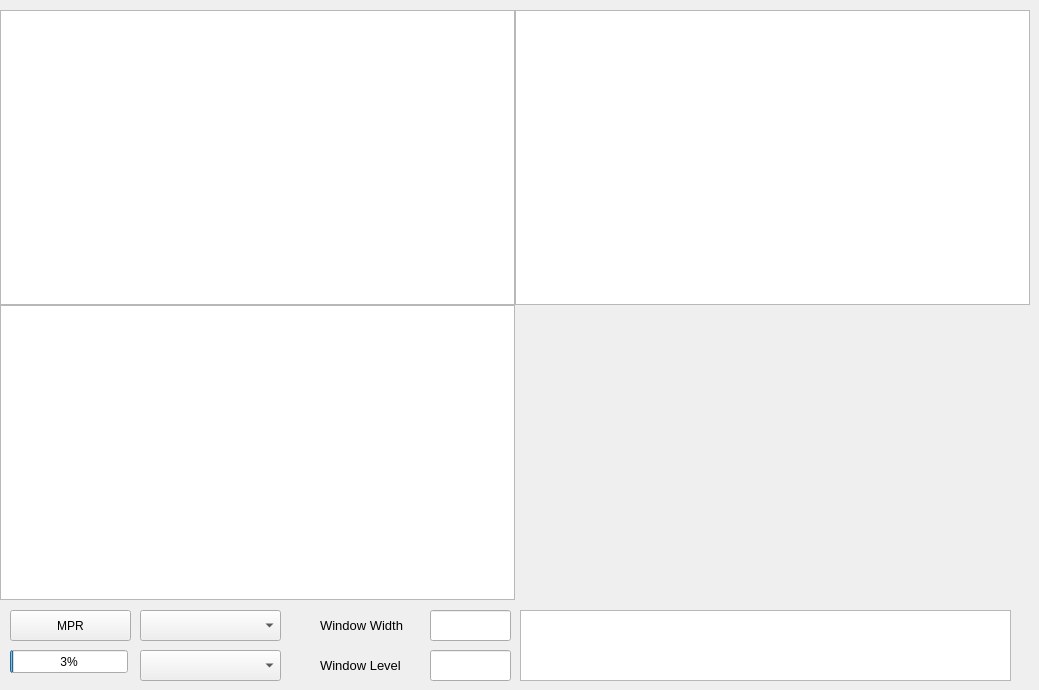
      <widget class="QWidget" name="page_40">
       <widget class="QPushButton" name="pushButton">
        <property name="geometry">
         <rect>
          <x>10</x>
          <y>610</y>
          <width>121</width>
          <height>31</height>
         </rect>
        </property>
        <property name="text">
         <string>MPR</string>
        </property>
       </widget>
       <widget class="QComboBox" name="comboBox_which">
        <property name="geometry">
         <rect>
          <x>140</x>
          <y>650</y>
          <width>141</width>
          <height>31</height>
         </rect>
        </property>
       </widget>
       <widget class="QLineEdit" name="lineEdit_ww">
        <property name="geometry">
         <rect>
          <x>430</x>
          <y>610</y>
          <width>81</width>
          <height>31</height>
         </rect>
        </property>
       </widget>
       <widget class="QLineEdit" name="lineEdit_wl">
        <property name="geometry">
         <rect>
          <x>430</x>
          <y>650</y>
          <width>81</width>
          <height>31</height>
         </rect>
        </property>
       </widget>
       <widget class="QComboBox" name="comboBox_2">
        <property name="geometry">
         <rect>
          <x>140</x>
          <y>610</y>
          <width>141</width>
          <height>31</height>
         </rect>
        </property>
       </widget>
       <widget class="QProgressBar" name="progressBar">
        <property name="geometry">
         <rect>
          <x>10</x>
          <y>650</y>
          <width>118</width>
          <height>23</height>
         </rect>
        </property>
        <property name="value">
         <number>3</number>
        </property>
       </widget>
       <widget class="QTextBrowser" name="textBrowser">
        <property name="geometry">
         <rect>
          <x>520</x>
          <y>610</y>
          <width>491</width>
          <height>71</height>
         </rect>
        </property>
       </widget>
       <widget class="QVTKOpenGLNativeWidget" name="openGLWidget_Dicom" native="true">
        <property name="geometry">
         <rect>
          <x>515</x>
          <y>305</y>
          <width>515</width>
          <height>295</height>
         </rect>
        </property>
       </widget>
       <widget class="QLabel" name="label">
        <property name="geometry">
         <rect>
          <x>320</x>
          <y>610</y>
          <width>101</width>
          <height>31</height>
         </rect>
        </property>
        <property name="font">
         <font>
          <pointsize>10</pointsize>
         </font>
        </property>
        <property name="text">
         <string>Window Width</string>
        </property>
       </widget>
       <widget class="QLabel" name="label_2">
        <property name="geometry">
         <rect>
          <x>320</x>
          <y>650</y>
          <width>101</width>
          <height>31</height>
         </rect>
        </property>
        <property name="font">
         <font>
          <pointsize>10</pointsize>
         </font>
        </property>
        <property name="text">
         <string>Window Level</string>
        </property>
       </widget>
       <widget class="DicomView" name="graphicsView_XZ">
        <property name="geometry">
         <rect>
          <x>515</x>
          <y>10</y>
          <width>515</width>
          <height>295</height>
         </rect>
        </property>
       </widget>
       <widget class="DicomView" name="graphicsView_XY">
        <property name="geometry">
         <rect>
          <x>0</x>
          <y>10</y>
          <width>515</width>
          <height>295</height>
         </rect>
        </property>
       </widget>
       <widget class="DicomView" name="graphicsView_YZ">
        <property name="enabled">
         <bool>true</bool>
        </property>
        <property name="geometry">
         <rect>
          <x>0</x>
          <y>305</y>
          <width>515</width>
          <height>295</height>
         </rect>
        </property>
       </widget>
      </widget>
